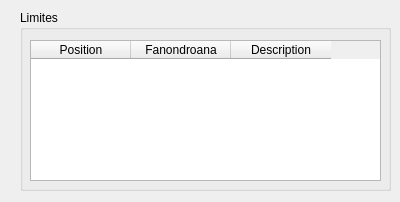
<?xml version="1.0" encoding="UTF-8"?>
<ui version="4.0">
 <class>Dialog</class>
 <widget class="QDialog" name="Dialog">
  <property name="geometry">
   <rect>
    <x>0</x>
    <y>0</y>
    <width>400</width>
    <height>202</height>
   </rect>
  </property>
  <property name="windowTitle">
   <string>Dialog</string>
  </property>
  <widget class="QGroupBox" name="groupBox">
   <property name="geometry">
    <rect>
     <x>20</x>
     <y>10</y>
     <width>371</width>
     <height>181</height>
    </rect>
   </property>
   <property name="title">
    <string>Limites</string>
   </property>
   <widget class="QTableWidget" name="tableWidget">
    <property name="geometry">
     <rect>
      <x>10</x>
      <y>30</y>
      <width>351</width>
      <height>141</height>
     </rect>
    </property>
    <column>
     <property name="text">
      <string>Position</string>
     </property>
    </column>
    <column>
     <property name="text">
      <string>Fanondroana</string>
     </property>
    </column>
    <column>
     <property name="text">
      <string>Description</string>
     </property>
    </column>
   </widget>
  </widget>
 </widget>
 <resources/>
 <connections/>
</ui>
